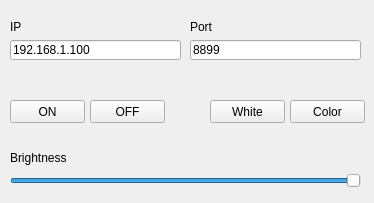
<?xml version="1.0" encoding="UTF-8"?>
<ui version="4.0">
 <class>MainWindow</class>
 <widget class="QMainWindow" name="MainWindow">
  <property name="windowModality">
   <enum>Qt::NonModal</enum>
  </property>
  <property name="geometry">
   <rect>
    <x>0</x>
    <y>0</y>
    <width>374</width>
    <height>203</height>
   </rect>
  </property>
  <property name="windowTitle">
   <string>Milight controller</string>
  </property>
  <widget class="QWidget" name="centralWidget">
   <widget class="QLineEdit" name="lineEdit_host">
    <property name="geometry">
     <rect>
      <x>10</x>
      <y>40</y>
      <width>171</width>
      <height>20</height>
     </rect>
    </property>
    <property name="text">
     <string>192.168.1.100</string>
    </property>
   </widget>
   <widget class="QLabel" name="label">
    <property name="geometry">
     <rect>
      <x>10</x>
      <y>20</y>
      <width>47</width>
      <height>13</height>
     </rect>
    </property>
    <property name="text">
     <string>IP</string>
    </property>
   </widget>
   <widget class="QPushButton" name="pushButton_on">
    <property name="geometry">
     <rect>
      <x>10</x>
      <y>100</y>
      <width>75</width>
      <height>23</height>
     </rect>
    </property>
    <property name="text">
     <string>ON</string>
    </property>
   </widget>
   <widget class="QLabel" name="label_2">
    <property name="geometry">
     <rect>
      <x>190</x>
      <y>20</y>
      <width>47</width>
      <height>13</height>
     </rect>
    </property>
    <property name="text">
     <string>Port</string>
    </property>
   </widget>
   <widget class="QLineEdit" name="lineEdit_port">
    <property name="geometry">
     <rect>
      <x>190</x>
      <y>40</y>
      <width>171</width>
      <height>20</height>
     </rect>
    </property>
    <property name="text">
     <string>8899</string>
    </property>
   </widget>
   <widget class="QPushButton" name="pushButton_off">
    <property name="geometry">
     <rect>
      <x>90</x>
      <y>100</y>
      <width>75</width>
      <height>23</height>
     </rect>
    </property>
    <property name="text">
     <string>OFF</string>
    </property>
   </widget>
   <widget class="QPushButton" name="pushButton_white">
    <property name="geometry">
     <rect>
      <x>210</x>
      <y>100</y>
      <width>75</width>
      <height>23</height>
     </rect>
    </property>
    <property name="text">
     <string>White</string>
    </property>
   </widget>
   <widget class="QSlider" name="horizontalSlider_brightness">
    <property name="geometry">
     <rect>
      <x>10</x>
      <y>170</y>
      <width>351</width>
      <height>22</height>
     </rect>
    </property>
    <property name="minimum">
     <number>1</number>
    </property>
    <property name="maximum">
     <number>100</number>
    </property>
    <property name="value">
     <number>100</number>
    </property>
    <property name="orientation">
     <enum>Qt::Horizontal</enum>
    </property>
   </widget>
   <widget class="QLabel" name="label_3">
    <property name="geometry">
     <rect>
      <x>10</x>
      <y>150</y>
      <width>61</width>
      <height>16</height>
     </rect>
    </property>
    <property name="text">
     <string>Brightness</string>
    </property>
   </widget>
   <widget class="QPushButton" name="pushButton_color">
    <property name="geometry">
     <rect>
      <x>290</x>
      <y>100</y>
      <width>75</width>
      <height>23</height>
     </rect>
    </property>
    <property name="text">
     <string>Color</string>
    </property>
   </widget>
  </widget>
 </widget>
 <layoutdefault spacing="6" margin="11"/>
 <resources/>
 <connections/>
</ui>
